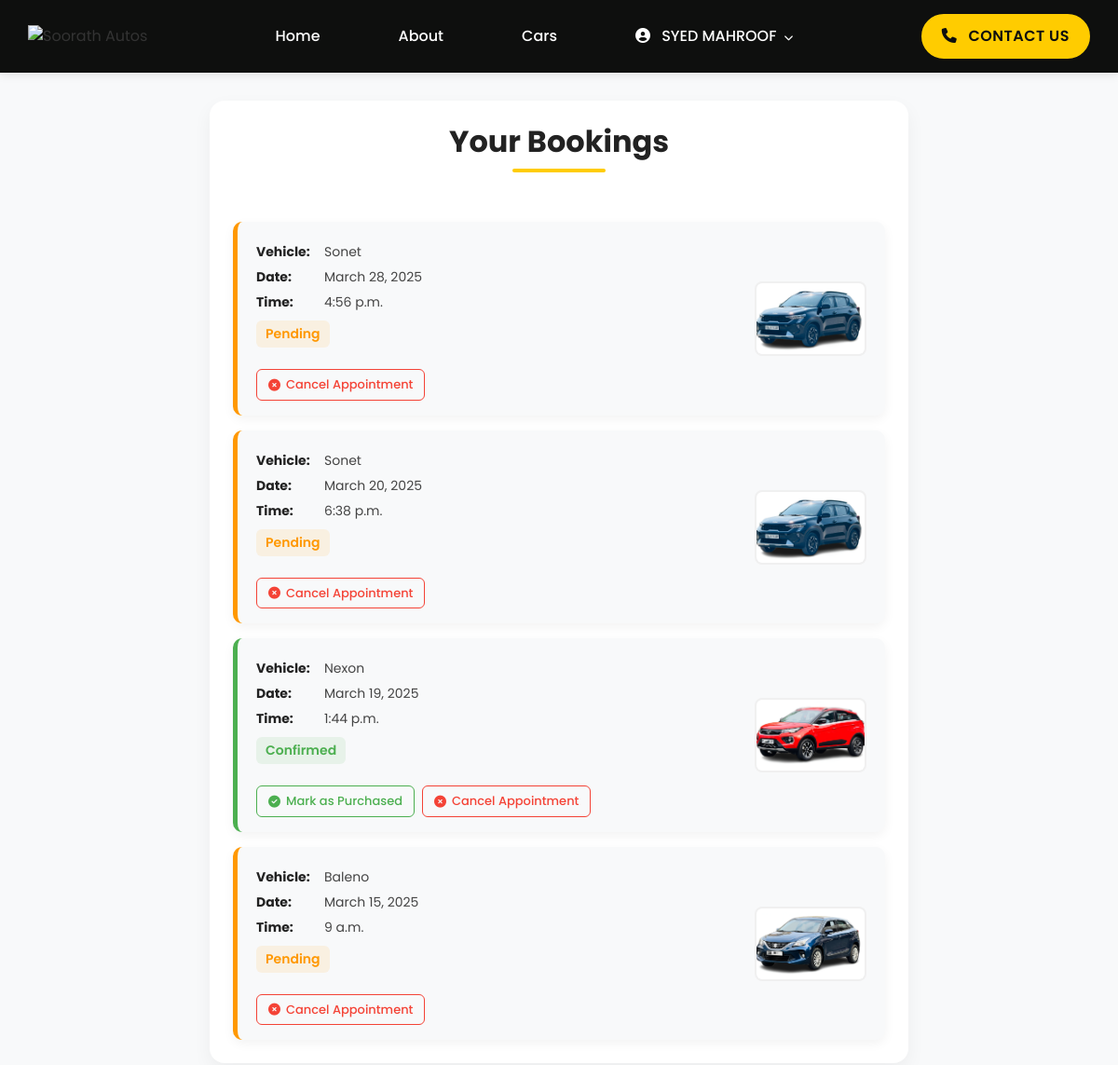
The app's page /user_appointments (signed in, upper part), older data.
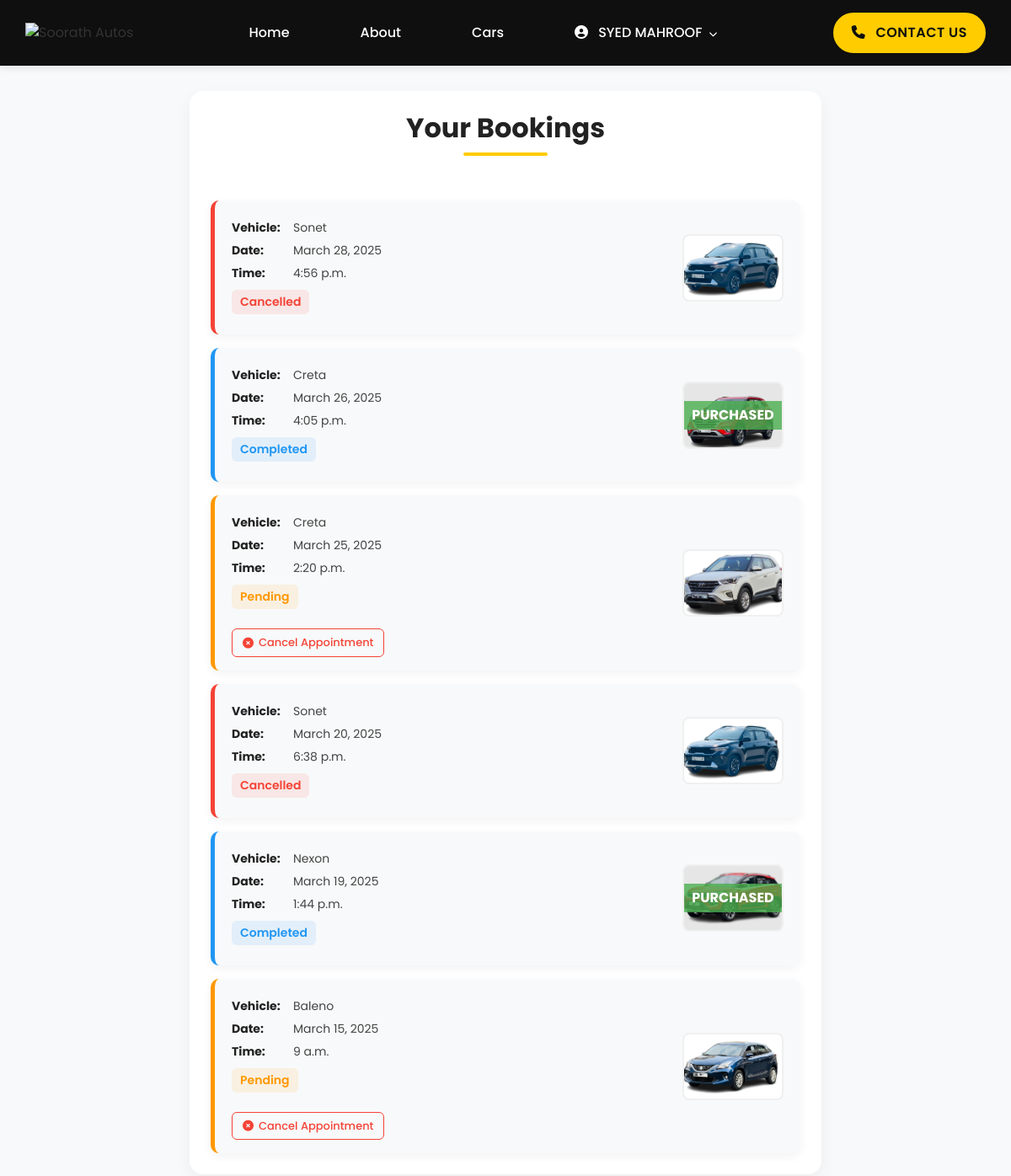
The same page, newer data.
### myapp/models.py (models this page shows, shortened)
class Appointment(models.Model):
    vehicle = models.ForeignKey(Vehicle, on_delete=models.CASCADE, null=True, related_name='appointments')
    customer = models.ForeignKey(User, on_delete=models.CASCADE, null=True, related_name='appointments')
    app_date = models.DateField(null=True)
    app_time = models.TimeField(null=True)
    status_options = [('Pending', 'Pending'), ('Confirmed', 'Confirmed'), ('Cancelled', 'Cancelled')]
    status = models.CharField(max_length=10, choices=status_options, null=True, default='Pending')
    def __str__(self):
        return f"{self.vehicle.model} - {self.status}"

class Vehicle(models.Model):
    brand=models.CharField(max_length=200,null=True)
    model=models.CharField(max_length=200,null=True)
    year=models.IntegerField(null=True)
    price=models.DecimalField(null=True,max_digits=10,decimal_places=2)
    options=[('Petrol','Petrol'),('Diesel','Diesel'),('Electric','Electric')]
    kilometers = models.IntegerField(null=True)
    fuel=models.CharField(max_length=10,choices=options,null=True)
    transmission_options = [('Manual', 'Manual'), ('Automatic','Automatic'), ('Semi Automatic','Semi Automatic')]
    transmission = models.CharField(max_length=30, choices=transmission_options,null=True)
    description=models.TextField(null=True)
    image=models.ImageField(upload_to='images/',blank=True,null=True)
    status_options=[('Available','Available'),('Sold','Sold')]
    status=models.CharField(max_length=10,choices=status_options,null=True)

### myapp/views.py (the view)
# urls.py: path("user_appointments",views.user_appointments,name="user_appointments"),
def user_appointments(request):
    userId = request.session.get('user_id')
    user = User.objects.get(id=userId)
    appointments = Appointment.objects.filter(customer=user).order_by('-app_date','-app_time')
    print("Appointments found:", appointments)
    purchased_vehicles = Purchase.objects.filter(customer=user).values_list('vehicle_id', flat=True)
    return render(request, "user_dashboard.html", {
        "appointments": appointments,
        "purchased_vehicles": purchased_vehicles
    })

### templates/user_dashboard.html (shortened to what this page needs)
{% load static %}
<!DOCTYPE html>
<html lang="en">
<head>
    <link rel="stylesheet" href="{% static 'css/user_dashboard.css' %}">
    <link rel="stylesheet" href="https://cdnjs.cloudflare.com/ajax/libs/font-awesome/6.0.0/css/all.min.css">
</head>
<body>
    {% include 'navbar.html' %}
    <div class="appointment-list">
        <h1>Your Bookings</h1>
        {% for appointment in appointments %}
        <div class="appointment-card {% if appointment.status %}{{ appointment.status|lower }}{% endif %}">
            <div class="appointment-details">
                <p><strong>Vehicle:</strong> {{ appointment.vehicle.model }}</p>
                <p><strong>Date:</strong> {{ appointment.app_date }}</p>
                <p><strong>Time:</strong> {{ appointment.app_time }}</p>
                <p><span class="status {{ appointment.status|lower }}">{{ appointment.status }}</span></p>
                <div class="action-buttons">
                    {% if appointment.status == "Confirmed" %}
                        <form action="{% url 'mark_as_purchased' appointment.id %}" method="POST" style="display: inline;">
                            <button type="submit" class="purchase-btn">
                                <i class="fas fa-check-circle"></i> Mark as Purchased
                            </button>
                        </form>
                    {% endif %}
                    {% if appointment.status != "Cancelled" and appointment.status != "Completed" %}
                        <button class="cancel-btn" onclick="showCancelForm({{ appointment.id }})">
                            <i class="fas fa-times-circle"></i> Cancel Appointment
                        </button>
                    {% endif %}
                </div>
            </div>
            <div class="vehicle-image {% if appointment.vehicle.id in purchased_vehicles %}purchased-vehicle{% endif %}">
                <img src="{{ appointment.vehicle.image.url }}" alt="{{ appointment.vehicle.model }}">
                {% if appointment.vehicle.id in purchased_vehicles %}
                <div class="purchased-overlay">PURCHASED</div>
                {% endif %}
            </div>
        </div>
        {% empty %}
        <div class="no-appointments">
            <p>You don't have any bookings yet.</p>
            <a href="{% url 'cars' %}" class="book-now-btn">Book an Appointment</a>
        </div>
        {% endfor %}
    </div>
    {% include 'footer.html' %}
</body>
</html>

Row changes from the older to the newer data that the page shows:
changed Appointment "March 28, 2025": status "Pending" → "Cancelled"; no longer shows "Cancel Appointment"
added Appointment: vehicle.model "Creta", app_date "March 26, 2025", app_time "4:05 p.m.", status "Completed", vehicle.image (picture), shows "PURCHASED"
added Appointment: vehicle.model "Creta", app_date "March 25, 2025", app_time "2:20 p.m.", status "Pending", vehicle.image (picture)
changed Appointment "March 20, 2025": status "Pending" → "Cancelled"; no longer shows "Cancel Appointment"
changed Appointment "March 19, 2025": status "Confirmed" → "Completed"; status "Mark as Purchased Cancel Appointment" → "PURCHASED"
